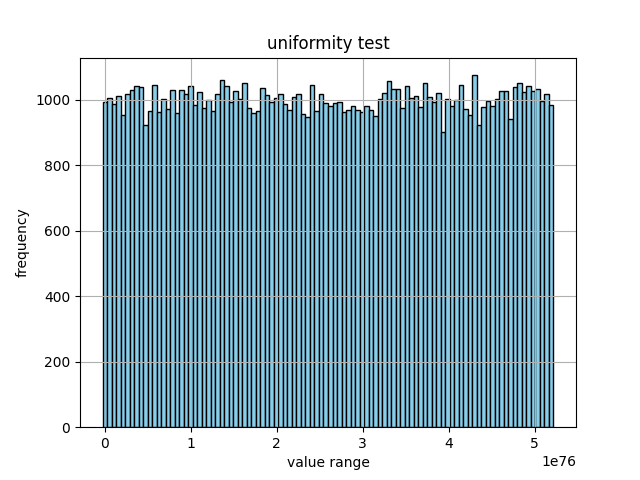

Write the Python code that produced this figure.
import matplotlib.pyplot as plt
import numpy as np

def uniformity_test(file_name):
    # 从输出文件中读取数据，并过滤掉非有限值
    hash_values = []
    with open(file_name, 'r') as file:
        for line in file:
            # 将十六进制字符串转换为整数，并将其添加到列表中
            hash_values.append(int(line.strip(), 16))

    # 计算范围内的最小值和最大值
    min_value = min(hash_values)
    max_value = max(hash_values)
    print("min_value:",min_value)
    print("max_value:",max_value)
    
    # 确定频率的区间数
    num_bins = 100
    bin_size = (max_value - min_value) / num_bins

    # 初始化频率数组以统计每个区间内的出现次数
    frequency = np.zeros(num_bins, dtype=int)

    # 计算每个区间内的哈希值出现次数
    for value in hash_values:
        bin_index = int((value - min_value) // bin_size)
        if bin_index == num_bins:
            bin_index -= 1
        frequency[bin_index] += 1

    # 计算卡方值
    # 分子
    numerator = np.sum((frequency * (frequency + 1)) / 2)

    # 分母
    denominator = (len(hash_values) / (2 * num_bins)) * (len(hash_values) + 2 * num_bins - 1)

    # 计算卡方值
    chi_squared = numerator / denominator

    print("frequency:", frequency)
    print("chi_squared score:", chi_squared)

    # 判断
    if 0.95 <= chi_squared <= 1.05:
        print("The hash function is uniformity")
    else:
        print("The hash function is uniformity")

    # 绘制直方图
    bin_edges = np.linspace(min_value, max_value, num_bins+1)
    plt.bar(bin_edges[:-1], frequency, width=bin_size, color='skyblue', edgecolor='black')
    plt.xlabel('value range')
    plt.ylabel('frequency')
    plt.title('uniformity test')
    plt.grid(True)

    # 保存图片
    plt.savefig('uniformity_test.png')

    plt.show()

if __name__ == "__main__":
    uniformity_test('100000_hash.txt')
